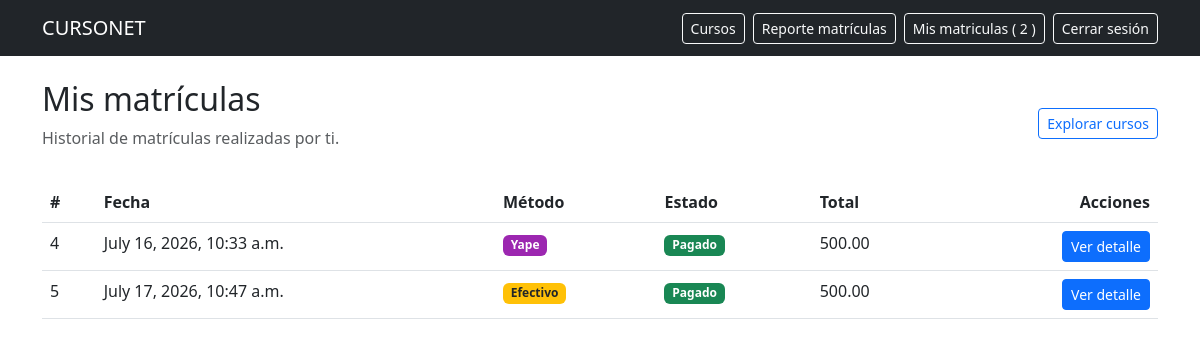
The page /mis-pedidos/ (signed in) on the database as committed earlier.
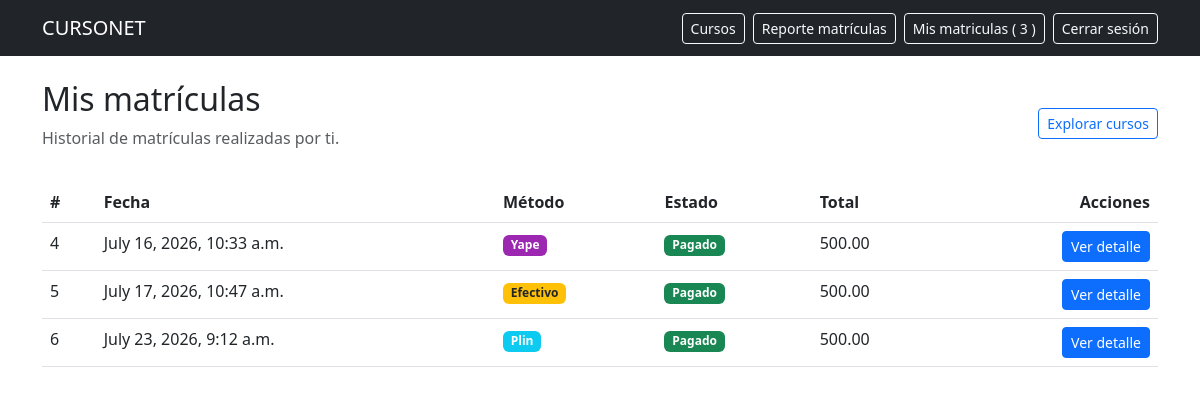
The same page on the database as committed later.
### pedidos/models.py (models this page shows, shortened)
class Pedido(models.Model):  # O como se llame tu clase de pedidos
    class Meta:
        verbose_name = "Matrícula"
        verbose_name_plural = "Matrículas"
    usuario = models.ForeignKey(User, on_delete=models.CASCADE)
    estudiante_nombre = models.CharField(max_length=150, blank=True, null=True)
    documento = models.CharField(max_length=50, blank=True, null=True)
    telefono = models.CharField(max_length=50, blank=True, null=True)
    email = models.EmailField(blank=True, null=True)
    productos = models.ManyToManyField(Producto, through="DetallePedido")
    fecha = models.DateTimeField(auto_now_add=True)
    total = models.DecimalField(max_digits=8, decimal_places=2)
    METODO_CHOICES = [
        ("efectivo", "Efectivo"),
        ("yape", "Yape"),
        ("plin", "Plin"),
        ("transferencia", "Transferencia"),
        ("tarjeta", "Tarjeta"),
    ]
    metodo_pago = models.CharField(max_length=20, choices=METODO_CHOICES, default="transferencia")
    referencia_pago = models.CharField(max_length=120, blank=True, null=True)
    ESTADO_PAGO_CHOICES = [
        ("pagado", "Pagado"),
        ("pendiente", "Pendiente"),
    ]
    estado_pago = models.CharField(max_length=20, choices=ESTADO_PAGO_CHOICES, default="pagado")

### pedidos/views.py (the view, shortened to what this page needs)
# urls.py: path("mis-pedidos/", views.mis_pedidos, name="mis_pedidos"),
@login_required
def mis_pedidos(request):
    pedidos = Pedido.objects.filter(usuario=request.user)
    session_cart = request.session.get('cart', {})
    session_items = []
    session_total = Decimal('0.00')
    return render(request, "pedidos/mis_pedidos.html", {"pedidos": pedidos, "session_items": session_items, "session_total": session_total})

### pedidos/templates/pedidos/mis_pedidos.html (shortened to what this page needs)
{% extends 'base.html' %}
{% block content %}
<div class="content-card">
    <div class="d-flex justify-content-between align-items-center mb-3">
        <div>
            <h2>Mis matrículas</h2>
            <p class="text-muted">Historial de matrículas realizadas por ti.</p>
        </div>
        <a class="btn btn-outline-primary btn-sm" href="{% url 'lista_productos' %}">Explorar cursos</a>
    </div>
    {% if pedidos %}
    <table class="table">
        <thead>
            <tr>
                <th>#</th>
                <th>Fecha</th>
                <th>Método</th>
                <th>Estado</th>
                <th>Total</th>
                <th class="text-end">Acciones</th>
            </tr>
        </thead>
        <tbody>
            {% for pedido in pedidos %}
            <tr>
                <td>{{ pedido.id }}</td>
                <td>{{ pedido.fecha }}</td>
                <td>
                    {% if pedido.metodo_pago == 'yape' %}
                        <span class="badge" style="background-color: #9C27B0;">Yape</span>
                    {% elif pedido.metodo_pago == 'plin' %}
                        <span class="badge bg-info">Plin</span>
                    {% elif pedido.metodo_pago == 'efectivo' %}
                        <span class="badge bg-warning text-dark">Efectivo</span>
                    {% elif pedido.metodo_pago == 'transferencia' %}
                        <span class="badge bg-secondary">Transferencia</span>
                    {% elif pedido.metodo_pago == 'tarjeta' %}
                        <span class="badge" style="background-color: #87CEEB;">Tarjeta</span>
                    {% endif %}
                </td>
                <td>
                    {% if pedido.estado_pago == 'pagado' %}
                        <span class="badge bg-success">{{ pedido.get_estado_pago_display }}</span>
                    {% else %}
                        <span class="badge bg-danger">{{ pedido.get_estado_pago_display }}</span>
                    {% endif %}
                </td>
                <td>{{ pedido.total|default:'0.00' }}</td>
                <td class="text-end">
                    <a class="btn btn-sm btn-primary" href="{% url 'detalle_pedido' pedido.id %}">Ver detalle</a>
                </td>
            </tr>
            {% endfor %}
        </tbody>
    </table>
    {% else %}
    <div class="alert alert-info">No tienes matrículas aún. Visita <a href="{% url 'lista_productos' %}">Cursos</a> para inscribirte.</div>
    {% endif %}
</div>
{% endblock %}

### pedidos/templates/base.html (shortened to what this page needs)
<!DOCTYPE html>
<html>
<head>
    <link href="https://cdn.jsdelivr.net/npm/bootstrap@5.3.0/dist/css/bootstrap.min.css" rel="stylesheet">
</head>
<body>
<nav class="navbar navbar-expand-lg navbar-dark bg-dark">
    <div class="container">
        <a class="navbar-brand" href="{% url 'inicio' %}">CURSONET</a>
        <div class="d-flex gap-2 align-items-center">
            <a class="btn btn-outline-light btn-sm" href="{% url 'lista_productos' %}">Cursos</a>
            <a class="btn btn-outline-light btn-sm" href="{% url 'reporte_matriculas' %}">Reporte matrículas</a>
            <a class="btn btn-outline-light btn-sm" href="{% url 'mis_pedidos' %}">Mis matriculas (
                {% if request.user.is_authenticated %}
                    {{ request.user.pedido_set.count }}
                {% else %}
                    {% if request.session.cart %}
                        {{ request.session.cart|length }}
                    {% else %}
                        0
                    {% endif %}
                {% endif %}
            )</a>
            <a class="btn btn-outline-light btn-sm" href="{% url 'logout' %}">Cerrar sesión</a>
        </div>
    </div>
</nav>
<div class="container mt-4">
    {% block content %}{% endblock %}
</div>
</body>
</html>

Rows that differ between the two databases and show on the page:
added Pedido: id "6", fecha "July 23, 2026, 9:12 a.m.", metodo_pago "Plin", estado_pago "Pagado", total "500.00"
Other text that changed with them:
{{ request.user.pedido_set.count }}: "2" → "3"
